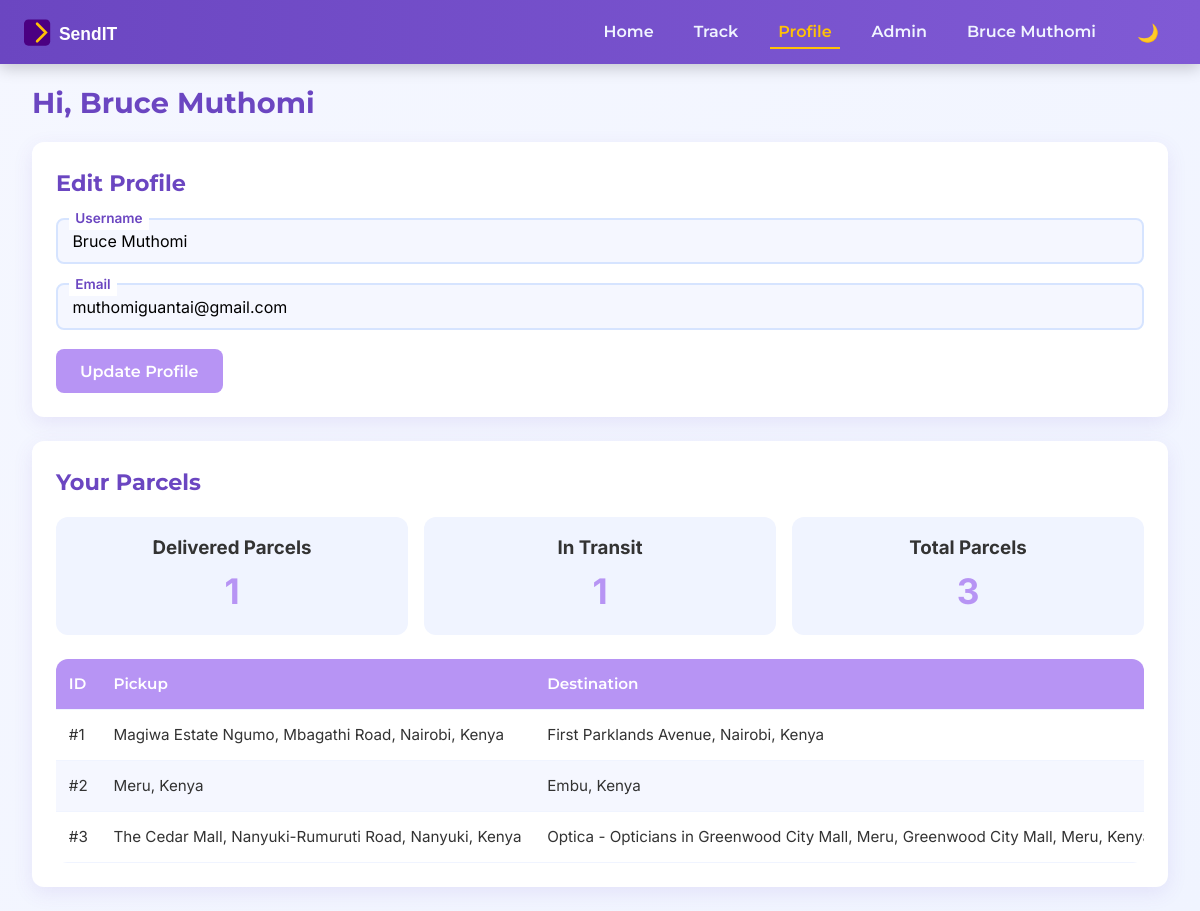
The app's page /profile (signed in) with its own data.
### models.py (models this page shows)
class User(UserMixin, db.Model):
    id = db.Column(db.Integer, primary_key=True)
    username = db.Column(db.String(80), unique=True, nullable=False)
    email = db.Column(db.String(120), unique=True, nullable=False)
    password = db.Column(db.String(255), nullable=False)
    is_admin = db.Column(db.Boolean, default=False, nullable=False)
    parcels = db.relationship('Parcel', backref='user', lazy=True)

class Parcel(db.Model):
    id = db.Column(db.Integer, primary_key=True)
    pickup = db.Column(db.String(200), nullable=False)
    destination = db.Column(db.String(200), nullable=False)
    weight = db.Column(db.Float, nullable=False)
    distance = db.Column(db.Float)
    cost = db.Column(db.Float)
    status = db.Column(db.String(50), nullable=False, default='Pending')
    current_location = db.Column(db.String(200))
    created_at = db.Column(db.DateTime, nullable=False, default=datetime.utcnow)
    user_id = db.Column(db.Integer, db.ForeignKey('user.id'), nullable=False)
    tracking_number = db.Column(db.String(16), unique=True, nullable=False)
    tracking_history = db.Column(db.JSON, default=[])

### routes.py (the view, shortened to what this page needs)
    @app.route('/profile', methods=['GET', 'POST'])
    @login_required
    def profile():
        edit_form = EditUserForm(original_email=current_user.email)
        parcels = Parcel.query.filter_by(user_id=current_user.id).all()
        delivered = len([p for p in parcels if p.status == 'Delivered'])
        in_transit = len([p for p in parcels if p.status == 'In Transit'])
        return render_template('profile.html', edit_form=edit_form, parcels=parcels,
                              delivered=delivered, in_transit=in_transit)

### forms.py (shortened to what this page needs)
class EditUserForm(FlaskForm):
    username = StringField('Username', validators=[DataRequired(), Length(min=3, max=20)])
    email = StringField('Email', validators=[DataRequired(), Email()])
    submit = SubmitField('Update Profile')
    def __init__(self, original_email, *args, **kwargs):
        super(EditUserForm, self).__init__(*args, **kwargs)
        self.original_email = original_email

### app.py (called while the page is built)
@login_manager.user_loader
def load_user(user_id):
    from models import User
    return db.session.get(User, int(user_id))

### templates/profile.html (shortened to what this page needs)
{% extends "base.html" %}
{% block content %}
<div class="container">
    <h1>Hi, {{ current_user.username }}</h1>
    <div class="card">
        <h2>Edit Profile</h2>
        <form method="POST">
            <div class="form-group">
                {{ edit_form.username.label(class="form-control-label") }}
                {{ edit_form.username(class="form-control", placeholder=" ", value=current_user.username) }}
            </div>
            <div class="form-group">
                {{ edit_form.email.label(class="form-control-label") }}
                {{ edit_form.email(class="form-control", placeholder=" ", value=current_user.email) }}
            </div>
            {{ edit_form.submit(class="btn btn-secondary") }}
        </form>
    </div>
    <div class="card">
        <h2>Your Parcels</h2>
        <div class="profile-stats">
            <div class="stat-card">
                <h3>Delivered Parcels</h3>
                <p class="stat-number">{{ delivered }}</p>
            </div>
            <div class="stat-card">
                <h3>In Transit</h3>
                <p class="stat-number">{{ in_transit }}</p>
            </div>
            <div class="stat-card">
                <h3>Total Parcels</h3>
                <p class="stat-number">{{ parcels|length }}</p>
            </div>
        </div>
        <table class="parcel-table">
            <thead>
                <tr>
                    <th>ID</th>
                    <th>Pickup</th>
                    <th>Destination</th>
                </tr>
            </thead>
            <tbody>
                {% for parcel in parcels %}
                <tr>
                    <td>#{{ parcel.id }}</td>
                    <td>{{ parcel.pickup }}</td>
                    <td>{{ parcel.destination }}</td>
                </tr>
                {% endfor %}
            </tbody>
        </table>
    </div>
</div>
{% endblock %}

### templates/base.html (shortened to what this page needs)
<!DOCTYPE html>
<html lang="en">
<head>
    <link rel="stylesheet" href="{{ url_for('static', filename='style.css') }}">
</head>
<body class="light-theme">
    <nav class="nav">
        <img src="{{ url_for('static', filename='logo.svg') }}" alt="SendIT Logo" class="nav-logo">
        <ul class="nav-links">
            <li><a href="{{ url_for('index') }}" {% if request.endpoint == 'index' %}class="active"{% endif %}>Home</a></li>
            <li><a href="{{ url_for('track') }}" {% if request.endpoint == 'track' %}class="active"{% endif %}>Track</a></li>
            {% if current_user.is_authenticated %}
                <li><a href="{{ url_for('profile') }}" {% if request.endpoint == 'profile' %}class="active"{% endif %}>Profile</a></li>
                {% if current_user.is_admin %}
                    <li><a href="{{ url_for('admin') }}" {% if request.endpoint == 'admin' %}class="active"{% endif %}>Admin</a></li>
                {% endif %}
                <li>
                    <span class="nav-username">{{ current_user.username }}</span>
                </li>
                <li>
                    <button id="theme-toggle" class="btn btn-small btn-theme-toggle" title="Toggle Theme">
                        <span class="theme-icon">🌙</span>
                    </button>
                </li>
            {% endif %}
        </ul>
    </nav>
    <div class="container">
        {% block content %}{% endblock %}
    </div>
</body>
</html>

### static/style.css (style rules this page uses)
* { margin: 0; padding: 0; box-sizing: border-box; font-family: 'Inter', sans-serif; touch-action: manipulation; }
body { background: linear-gradient(135deg, #f5f7ff 0%, #f0f4ff 100%); color: #333333; min-height: 100vh; line-height: 1.6; overflow-x: hidden; }
.nav { background: linear-gradient(90deg, #6b46c1 0%, #805ad5 100%); position: fixed; top: 0; left: 0; right: 0; padding: 0.75rem 1.5rem; display: flex; justify-content: space-between; align-items: center; box-shadow: 0 4px 15px rgba(0, 0, 0, 0.2); z-index: 1000; animation: fadeIn 0.5s ease-in; }
.nav-logo { height: 35px; transition: transform 0.3s ease; }
.nav-links { list-style: none; display: flex; gap: 1.5rem; align-items: center; }
.nav-links a { color: #f0f4ff; text-decoration: none; font-family: 'Montserrat', sans-serif; font-size: clamp(0.9rem, 2.5vw, 1rem); font-weight: 600; padding: 0.5rem; position: relative; transition: color 0.3s ease, transform 0.3s ease; }
.nav-links a:hover, .nav-links a.active { color: #FFC107; transform: translateY(-2px); }
.nav-links a.active::after { content: ''; position: absolute; bottom: 0; left: 0; width: 100%; height: 2px; background: #FFC107; animation: underline 0.3s ease; }
.nav-username { color: #f0f4ff; font-family: 'Montserrat', sans-serif; font-size: clamp(0.9rem, 2.5vw, 1rem); font-weight: 600; padding: 0.5rem; cursor: pointer; transition: color 0.3s ease; }
.btn-theme-toggle { background: transparent; border: 1px solid #f0f4ff; color: #f0f4ff; font-family: 'Montserrat', sans-serif; font-size: clamp(0.9rem, 2.5vw, 1rem); font-weight: 600; padding: 0.5rem; border-radius: 8px; display: flex; align-items: center; justify-content: center; width: 40px; height: 40px; transition: color 0.3s ease, border-color 0.3s ease, transform 0.3s ease; }
.btn-theme-toggle .theme-icon { font-size: clamp(1rem, 2.5vw, 1.1rem); }
.container { max-width: 100%; width: min(1280px, 100vw); margin: 5rem auto 1rem; padding: 0 1rem; }
.card { background: #fff; border-radius: 12px; box-shadow: 0 6px 20px rgba(107, 70, 193, 0.1); padding: 1.5rem; margin-bottom: 1.5rem; transition: transform 0.3s ease; }
h1, h2 { font-family: 'Montserrat', sans-serif; color: #6b46c1; font-weight: 700; margin-bottom: 1rem; }
h1 { font-size: clamp(1.5rem, 5vw, 1.8rem); }
h2 { font-size: clamp(1.2rem, 4vw, 1.4rem); }
.form-group { position: relative; margin-bottom: 1.2rem; }
.form-control { width: 100%; padding: 0.7rem 0.9rem; border: 2px solid #d6e4ff; border-radius: 8px; font-size: clamp(0.9rem, 2.5vw, 1rem); background: #f5f7ff; transition: border-color 0.3s ease, box-shadow 0.3s ease; }
.form-control-label { position: absolute; top: -0.6rem; left: 0.8rem; background: #fff; padding: 0 0.4rem; font-size: clamp(0.75rem, 2vw, 0.85rem); color: #6b46c1; font-weight: 600; transition: all 0.3s ease; }
.btn { padding: 0.7rem 1.5rem; border: none; border-radius: 8px; font-family: 'Montserrat', sans-serif; font-size: clamp(0.9rem, 2.5vw, 1rem); font-weight: 600; cursor: pointer; transition: background 0.3s ease, transform 0.3s ease, box-shadow 0.3s ease; margin-right: 0.5rem; min-height: 44px; }
.btn-secondary { background: #b794f4; color: #fff; }
.btn-small { padding: 0.5rem 1rem; font-size: clamp(0.85rem, 2vw, 0.9rem); min-height: 36px; }
.parcel-table { width: 100%; border-collapse: collapse; background: #fff; border-radius: 12px; overflow: hidden; display: block; overflow-x: auto; white-space: nowrap; }
.parcel-table th, .parcel-table td { padding: 0.8rem; text-align: left; border-bottom: 1px solid #f0f4ff; font-size: clamp(0.85rem, 2.5vw, 0.95rem); }
.parcel-table th { background: #b794f4; color: #fff; font-family: 'Montserrat', sans-serif; font-weight: 600; }
.parcel-table tr:nth-child(even) { background: #f5f7ff; }
.profile-stats { display: grid; grid-template-columns: repeat(auto-fit, minmax(150px, 1fr)); gap: 1rem; margin-bottom: 1.5rem; }
.stat-card { background: #f0f4ff; padding: 1rem; border-radius: 12px; text-align: center; transition: transform 0.3s ease, box-shadow 0.3s ease; }
.stat-number { font-size: clamp(2rem, 6vw, 2.2rem); color: #b794f4; font-weight: 700; }

### records on screen
User: username "Bruce Muthomi", email "muthomiguantai@gmail.com"
Parcel: id "1", pickup "Magiwa Estate Ngumo, Mbagathi Road, Nairobi, Kenya", destination "First Parklands Avenue, Nairobi, Kenya"
Parcel: id "2", pickup "Meru, Kenya", destination "Embu, Kenya"
Parcel: id "3", pickup "The Cedar Mall, Nanyuki-Rumuruti Road, Nanyuki, Kenya", destination "Optica - Opticians in Greenwood City Mall, Meru, Greenwood City Mall, Meru,…"

### other values on screen
{{ edit_form.username.label(class="form-control-label") }} "Username"
{{ edit_form.email.label(class="form-control-label") }} "Email"
{{ delivered }} "1"
{{ in_transit }} "1"
{{ parcels|length }} "3"
